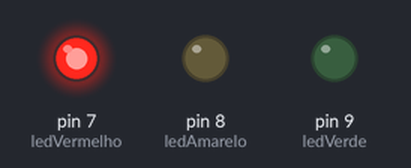
This sketch was run on a simulated Arduino Uno, built with avr-gcc and run on an emulated ATmega328P. On the bench: output pins drawn as LEDs (lit = HIGH).

Above: at 2.5 s.
At 9.5 s:
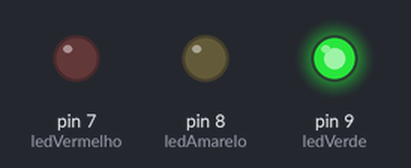
At 13.0 s:
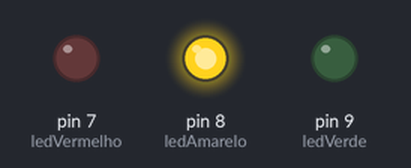
Timing chart, 0 to 18.2 s (numbered marks = the images above):
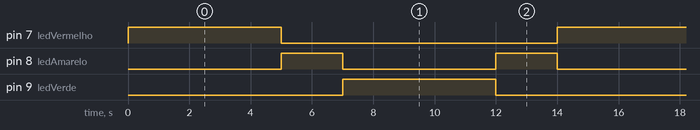

Measured:
- by itself, pin 7 (ledVermelho), pin 9 (ledVerde): alternates HIGH for 5.0 s and LOW for 9.0 s
- by itself, pin 8 (ledAmarelo): alternates HIGH for 2.0 s and LOW for 5.0 s
- by itself, everything shown: repeats every 14.0 s, in 5 steps

The sketch:

lab_4.ino
```cpp
// C++ code
//
//
 //
int ledVerde = 9;
int ledAmarelo = 8;
int ledVermelho = 7;

void setup() {
  pinMode(ledVerde, OUTPUT);
  pinMode(ledAmarelo, OUTPUT);
  pinMode(ledVermelho, OUTPUT);
}

void loop() {

  digitalWrite(ledVermelho, HIGH);
  delay(5000);
  digitalWrite(ledVermelho, LOW);

  digitalWrite(ledAmarelo, HIGH);
  delay(2000);
  digitalWrite(ledAmarelo, LOW);

  digitalWrite(ledVerde, HIGH);
  delay(5000);
  digitalWrite(ledVerde, LOW);

  digitalWrite(ledAmarelo, HIGH);
  delay(2000);
  digitalWrite(ledAmarelo, LOW);
}
```
